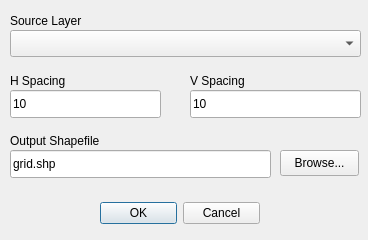
<?xml version="1.0" encoding="UTF-8"?>
<ui version="4.0">
 <class>mmqgis_gridify_form</class>
 <widget class="QDialog" name="mmqgis_gridify_form">
  <property name="windowModality">
   <enum>Qt::ApplicationModal</enum>
  </property>
  <property name="enabled">
   <bool>true</bool>
  </property>
  <property name="geometry">
   <rect>
    <x>0</x>
    <y>0</y>
    <width>368</width>
    <height>240</height>
   </rect>
  </property>
  <property name="mouseTracking">
   <bool>false</bool>
  </property>
  <property name="windowTitle">
   <string>Gridify</string>
  </property>
  <widget class="QDialogButtonBox" name="buttonBox">
   <property name="geometry">
    <rect>
     <x>100</x>
     <y>200</y>
     <width>160</width>
     <height>26</height>
    </rect>
   </property>
   <property name="orientation">
    <enum>Qt::Horizontal</enum>
   </property>
   <property name="standardButtons">
    <set>QDialogButtonBox::Cancel|QDialogButtonBox::Ok</set>
   </property>
  </widget>
  <widget class="QLabel" name="label">
   <property name="geometry">
    <rect>
     <x>10</x>
     <y>130</y>
     <width>108</width>
     <height>22</height>
    </rect>
   </property>
   <property name="text">
    <string>Output Shapefile</string>
   </property>
  </widget>
  <widget class="QLabel" name="label_2">
   <property name="geometry">
    <rect>
     <x>190</x>
     <y>70</y>
     <width>67</width>
     <height>22</height>
    </rect>
   </property>
   <property name="text">
    <string>V Spacing</string>
   </property>
  </widget>
  <widget class="QLabel" name="label_3">
   <property name="geometry">
    <rect>
     <x>10</x>
     <y>70</y>
     <width>68</width>
     <height>22</height>
    </rect>
   </property>
   <property name="text">
    <string>H Spacing</string>
   </property>
  </widget>
  <widget class="QLineEdit" name="filename">
   <property name="geometry">
    <rect>
     <x>10</x>
     <y>150</y>
     <width>261</width>
     <height>28</height>
    </rect>
   </property>
   <property name="text">
    <string>grid.shp</string>
   </property>
   <property name="readOnly">
    <bool>false</bool>
   </property>
  </widget>
  <widget class="QPushButton" name="browse">
   <property name="geometry">
    <rect>
     <x>280</x>
     <y>150</y>
     <width>79</width>
     <height>26</height>
    </rect>
   </property>
   <property name="text">
    <string>Browse...</string>
   </property>
  </widget>
  <widget class="QLineEdit" name="vspacing">
   <property name="geometry">
    <rect>
     <x>190</x>
     <y>90</y>
     <width>171</width>
     <height>28</height>
    </rect>
   </property>
   <property name="text">
    <string>10</string>
   </property>
  </widget>
  <widget class="QLineEdit" name="hspacing">
   <property name="geometry">
    <rect>
     <x>10</x>
     <y>90</y>
     <width>151</width>
     <height>28</height>
    </rect>
   </property>
   <property name="text">
    <string>10</string>
   </property>
  </widget>
  <widget class="QComboBox" name="sourcelayer">
   <property name="geometry">
    <rect>
     <x>10</x>
     <y>30</y>
     <width>351</width>
     <height>27</height>
    </rect>
   </property>
  </widget>
  <widget class="QLabel" name="label_4">
   <property name="geometry">
    <rect>
     <x>10</x>
     <y>10</y>
     <width>108</width>
     <height>22</height>
    </rect>
   </property>
   <property name="text">
    <string>Source Layer</string>
   </property>
  </widget>
 </widget>
 <tabstops>
  <tabstop>sourcelayer</tabstop>
  <tabstop>hspacing</tabstop>
  <tabstop>vspacing</tabstop>
  <tabstop>filename</tabstop>
  <tabstop>browse</tabstop>
  <tabstop>buttonBox</tabstop>
 </tabstops>
 <resources/>
 <connections>
  <connection>
   <sender>buttonBox</sender>
   <signal>accepted()</signal>
   <receiver>mmqgis_gridify_form</receiver>
   <slot>accept()</slot>
   <hints>
    <hint type="sourcelabel">
     <x>248</x>
     <y>254</y>
    </hint>
    <hint type="destinationlabel">
     <x>157</x>
     <y>274</y>
    </hint>
   </hints>
  </connection>
  <connection>
   <sender>buttonBox</sender>
   <signal>rejected()</signal>
   <receiver>mmqgis_gridify_form</receiver>
   <slot>reject()</slot>
   <hints>
    <hint type="sourcelabel">
     <x>316</x>
     <y>260</y>
    </hint>
    <hint type="destinationlabel">
     <x>286</x>
     <y>274</y>
    </hint>
   </hints>
  </connection>
 </connections>
</ui>
